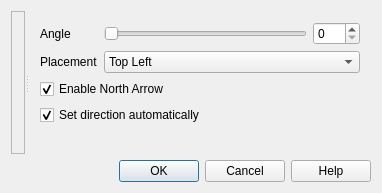
<?xml version="1.0" encoding="UTF-8"?>
<ui version="4.0">
 <class>QgsDecorationNorthArrowDialog</class>
 <widget class="QDialog" name="QgsDecorationNorthArrowDialog">
  <property name="geometry">
   <rect>
    <x>0</x>
    <y>0</y>
    <width>382</width>
    <height>193</height>
   </rect>
  </property>
  <property name="windowTitle">
   <string>North Arrow Decoration</string>
  </property>
  <property name="windowIcon">
   <iconset>
    <normaloff/>
   </iconset>
  </property>
  <layout class="QVBoxLayout" name="verticalLayout">
   <item>
    <widget class="QSplitter" name="splitter">
     <property name="orientation">
      <enum>Qt::Horizontal</enum>
     </property>
     <widget class="QLabel" name="pixmapLabel">
      <property name="sizePolicy">
       <sizepolicy hsizetype="Preferred" vsizetype="MinimumExpanding">
        <horstretch>0</horstretch>
        <verstretch>0</verstretch>
       </sizepolicy>
      </property>
      <property name="toolTip">
       <string>Preview of north arrow</string>
      </property>
      <property name="frameShape">
       <enum>QFrame::StyledPanel</enum>
      </property>
      <property name="scaledContents">
       <bool>false</bool>
      </property>
      <property name="alignment">
       <set>Qt::AlignCenter</set>
      </property>
     </widget>
     <widget class="QWidget" name="layoutWidget">
      <layout class="QGridLayout" name="gridLayout">
       <item row="0" column="0">
        <widget class="QLabel" name="textLabel6">
         <property name="text">
          <string>Angle</string>
         </property>
         <property name="buddy">
          <cstring>sliderRotation</cstring>
         </property>
        </widget>
       </item>
       <item row="0" column="1">
        <widget class="QSlider" name="sliderRotation">
         <property name="toolTip">
          <string/>
         </property>
         <property name="maximum">
          <number>360</number>
         </property>
         <property name="singleStep">
          <number>1</number>
         </property>
         <property name="pageStep">
          <number>10</number>
         </property>
         <property name="orientation">
          <enum>Qt::Horizontal</enum>
         </property>
        </widget>
       </item>
       <item row="0" column="2">
        <widget class="QSpinBox" name="spinAngle">
         <property name="maximum">
          <number>360</number>
         </property>
         <property name="singleStep">
          <number>1</number>
         </property>
         <property name="value">
          <number>0</number>
         </property>
        </widget>
       </item>
       <item row="1" column="0">
        <widget class="QLabel" name="textLabel8">
         <property name="text">
          <string>Placement</string>
         </property>
         <property name="buddy">
          <cstring>cboPlacement</cstring>
         </property>
        </widget>
       </item>
       <item row="1" column="1" colspan="2">
        <widget class="QComboBox" name="cboPlacement">
         <property name="toolTip">
          <string>Placement on screen</string>
         </property>
         <item>
          <property name="text">
           <string>Top Left</string>
          </property>
         </item>
         <item>
          <property name="text">
           <string>Top Right</string>
          </property>
         </item>
         <item>
          <property name="text">
           <string>Bottom Left</string>
          </property>
         </item>
         <item>
          <property name="text">
           <string>Bottom Right</string>
          </property>
         </item>
        </widget>
       </item>
       <item row="2" column="0" colspan="3">
        <widget class="QCheckBox" name="cboxShow">
         <property name="text">
          <string>Enable North Arrow</string>
         </property>
         <property name="checked">
          <bool>true</bool>
         </property>
        </widget>
       </item>
       <item row="3" column="0" colspan="3">
        <widget class="QCheckBox" name="cboxAutomatic">
         <property name="toolTip">
          <string/>
         </property>
         <property name="whatsThis">
          <string/>
         </property>
         <property name="text">
          <string>Set direction automatically</string>
         </property>
         <property name="checked">
          <bool>true</bool>
         </property>
        </widget>
       </item>
       <item row="4" column="0">
        <spacer name="verticalSpacer">
         <property name="orientation">
          <enum>Qt::Vertical</enum>
         </property>
         <property name="sizeHint" stdset="0">
          <size>
           <width>20</width>
           <height>40</height>
          </size>
         </property>
        </spacer>
       </item>
      </layout>
     </widget>
    </widget>
   </item>
   <item>
    <widget class="QDialogButtonBox" name="buttonBox">
     <property name="orientation">
      <enum>Qt::Horizontal</enum>
     </property>
     <property name="standardButtons">
      <set>QDialogButtonBox::Cancel|QDialogButtonBox::Help|QDialogButtonBox::Ok</set>
     </property>
    </widget>
   </item>
  </layout>
 </widget>
 <layoutdefault spacing="6" margin="11"/>
 <tabstops>
  <tabstop>sliderRotation</tabstop>
  <tabstop>spinAngle</tabstop>
  <tabstop>cboPlacement</tabstop>
  <tabstop>cboxShow</tabstop>
  <tabstop>cboxAutomatic</tabstop>
  <tabstop>buttonBox</tabstop>
 </tabstops>
 <resources/>
 <connections>
  <connection>
   <sender>sliderRotation</sender>
   <signal>sliderMoved(int)</signal>
   <receiver>spinAngle</receiver>
   <slot>setValue(int)</slot>
   <hints>
    <hint type="sourcelabel">
     <x>374</x>
     <y>257</y>
    </hint>
    <hint type="destinationlabel">
     <x>527</x>
     <y>259</y>
    </hint>
   </hints>
  </connection>
  <connection>
   <sender>spinAngle</sender>
   <signal>valueChanged(int)</signal>
   <receiver>sliderRotation</receiver>
   <slot>setValue(int)</slot>
   <hints>
    <hint type="sourcelabel">
     <x>524</x>
     <y>244</y>
    </hint>
    <hint type="destinationlabel">
     <x>351</x>
     <y>263</y>
    </hint>
   </hints>
  </connection>
 </connections>
</ui>
